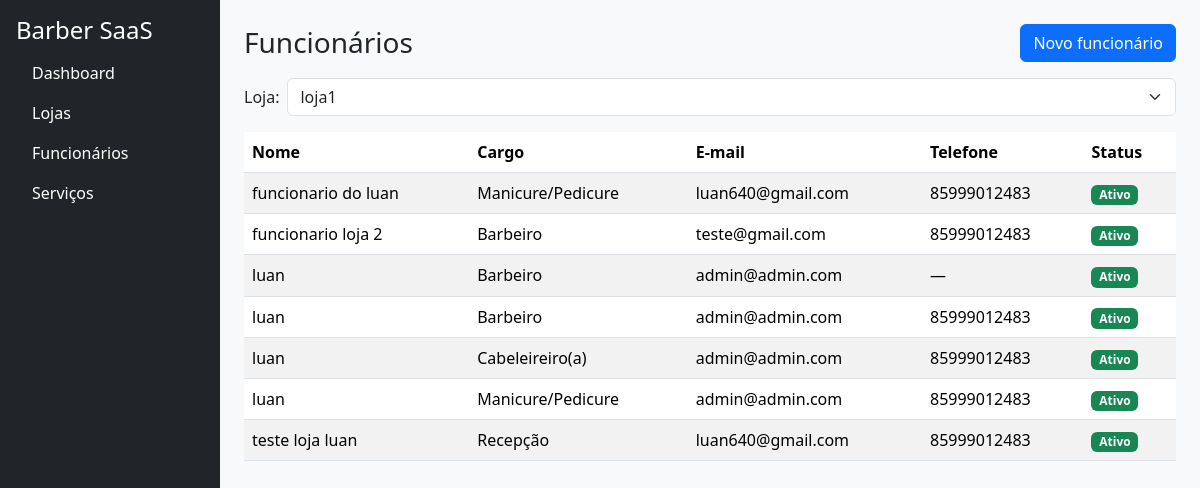
Page /cadastro/funcionarios/ (signed in) on the earlier database version.
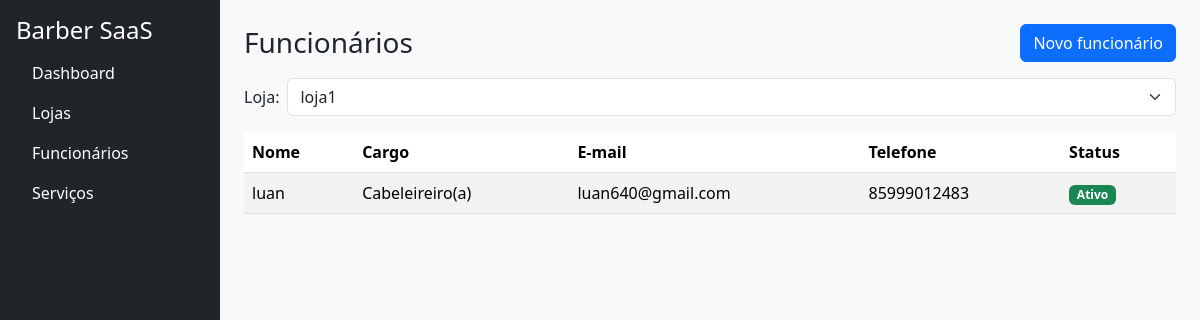
Same page on the later database version.
### apps/cadastro/models.py (models this page shows, shortened)
class Funcionario(models.Model):
    class Cargo(models.TextChoices):
        BARBEIRO = 'barbeiro', 'Barbeiro'
        CABELEIREIRO = 'cabeleireiro', 'Cabeleireiro(a)'
        MANICURE = 'manicure', 'Manicure/Pedicure'
        ESTETICISTA = 'esteticista', 'Esteticista'
        SOMBRANCELHA = 'sobrancelha', 'Designer de Sobrancelha'
        RECEPCAO = 'recepcao', 'Recepção'
        OUTRO = 'outro', 'Outro'
    phone_regex = RegexValidator(
        r'^\+?\d{10,15}$',
        'Informe telefone no formato internacional, ex.: +5585...'
    )
    loja = models.ForeignKey('Loja', on_delete=models.CASCADE, related_name='funcionarios')
    nome = models.CharField(max_length=120)
    cargo = models.CharField(max_length=20, choices=Cargo.choices, default=Cargo.BARBEIRO)
    email = models.EmailField(blank=True, null=True)
    telefone = models.CharField(max_length=17, blank=True, null=True, validators=[phone_regex])
    slug = models.SlugField(max_length=160, blank=True)
    ativo = models.BooleanField(default=True)
    criado_em = models.DateTimeField(auto_now_add=True)
    atualizado_em = models.DateTimeField(auto_now=True)
    class Meta:
        verbose_name = 'Funcionário'
        verbose_name_plural = 'Funcionários'
        unique_together = (('loja', 'slug'),)
        ordering = ('nome',)

### apps/cadastro/views.py (the view, shortened to what this page needs)
# urls.py: path('funcionarios/', views.funcionarios, name='funcionarios'),
@login_required
@subscription_required
def funcionarios(request):
    if not getattr(request.user, 'is_owner', False):
        return redirect('accounts:owner_login')
    lojas_qs = request.user.lojas.order_by('nome')
    loja = _get_loja_ativa(request, lojas_qs)
    target = request.headers.get('HX-Target')
    form = FuncionarioForm(lojas=lojas_qs, initial={'loja': loja})
    qs = loja.funcionarios.order_by('nome')
    ctx = {'lojas': lojas_qs, 'loja': loja, 'form': form, 'funcionarios': qs}
    if request.headers.get('HX-Request') and target != 'content':
        return render(request, 'cadastro/partials/funcionarios.html', ctx)
    return render(request, 'cadastro/funcionarios.html', ctx)

### apps/cadastro/forms.py (shortened to what this page needs)
class FuncionarioForm(forms.ModelForm):
    loja = forms.ModelChoiceField(queryset=Loja.objects.none(), label="Loja")
    class Meta:
        model = Funcionario
        fields = ["loja", "nome", "cargo", "email", "telefone", "ativo"]
        labels = {
            "nome": "Nome",
            "cargo": "Cargo",
            "email": "E-mail",
            "telefone": "Telefone",
            "ativo": "Ativo?",
            "loja": "Loja",
        }
        widgets = {
            "nome": forms.TextInput(attrs={"placeholder": "Ex.: Pedro Alves"}),
            "email": forms.EmailInput(attrs={"placeholder": "exemplo@dominio.com"}),
            "telefone": forms.TextInput(attrs={"placeholder": "+5585..."}),
        }
    def __init__(self, *args, **kwargs):
        lojas = kwargs.pop("lojas", Loja.objects.none())
        super().__init__(*args, **kwargs)
        self.fields["loja"].queryset = lojas

### apps/accounts/models.py (called while the page is built)
    def is_active(self) -> bool:
        return timezone.now() <= self.end_date

### apps/cadastro/models.py (called while the page is built)
    def __str__(self):
        return f"{self.nome} ({self.owner.email})"

### apps/cadastro/templates/cadastro/funcionarios.html (shortened to what this page needs)
{% extends 'accounts/base.html' %}
{% block content %}
<div class="d-flex justify-content-between align-items-center mb-3">
  <h3 class="m-0">Funcionários</h3>
  <button class="btn btn-primary" data-bs-toggle="modal" data-bs-target="#modalFuncionario">
    Novo funcionário
  </button>
</div>
<form id="filtros-func" class="mb-3 d-flex gap-2">
  <label class="form-label m-0 align-self-center">Loja:</label>
  <select name="loja_filtro" class="form-select"
          hx-get="{% url 'cadastro:funcionarios' %}"
          hx-target="#funcionarios-tbody"
          hx-select="#funcionarios-tbody"
          hx-swap="outerHTML"
          hx-indicator="#funcionarios-loading"
          hx-push-url="true"
          hx-trigger="change">
    {% for l in lojas %}
      <option value="{{ l.id }}" {% if loja and l.id == loja.id %}selected{% endif %}>{{ l.nome }}</option>
    {% endfor %}
  </select>
</form>
<div class="table-responsive">
  <table class="table table-striped align-middle">
    <thead>
      <tr><th>Nome</th><th>Cargo</th><th>E-mail</th><th>Telefone</th><th>Status</th></tr>
    </thead>
    {% include 'cadastro/partials/funcionarios.html' %}
  </table>
</div>
{% endblock %}

### apps/cadastro/templates/cadastro/partials/funcionarios.html
<tbody id="funcionarios-tbody">
  {% for f in funcionarios %}
  <tr>
    <td>{{ f.nome }}</td>
    <td>{{ f.get_cargo_display }}</td>
    <td>{{ f.email|default:"—" }}</td>
    <td>{{ f.telefone|default:"—" }}</td>
    <td>
      {% if f.ativo %}<span class="badge bg-success">Ativo</span>
      {% else %}<span class="badge bg-secondary">Inativo</span>{% endif %}
    </td>
  </tr>
  {% empty %}
  <tr><td colspan="5" class="text-muted">Nenhum funcionário ainda.</td></tr>
  {% endfor %}
</tbody>

Differences in the rows shown:
removed Funcionario: nome "funcionario do luan", cargo "Manicure/Pedicure", email "luan640@gmail.com", telefone "85999012483", ativo "Ativo"
removed Funcionario: nome "funcionario loja 2", cargo "Barbeiro", email "teste@gmail.com", telefone "85999012483", ativo "Ativo"
removed Funcionario: nome "luan", cargo "Barbeiro", email "admin@admin.com", telefone "—", ativo "Ativo"
removed Funcionario: nome "luan", cargo "Barbeiro", email "admin@admin.com", telefone "85999012483", ativo "Ativo"
removed Funcionario: nome "luan", cargo "Cabeleireiro(a)", email "admin@admin.com", telefone "85999012483", ativo "Ativo"
removed Funcionario: nome "luan", cargo "Manicure/Pedicure", email "admin@admin.com", telefone "85999012483", ativo "Ativo"
removed Funcionario: nome "teste loja luan", cargo "Recepção", email "luan640@gmail.com", telefone "85999012483", ativo "Ativo"
now on this page (row unchanged): Funcionario: nome "luan", cargo "Cabeleireiro(a)", email "luan640@gmail.com", telefone "85999012483", ativo "Ativo"
